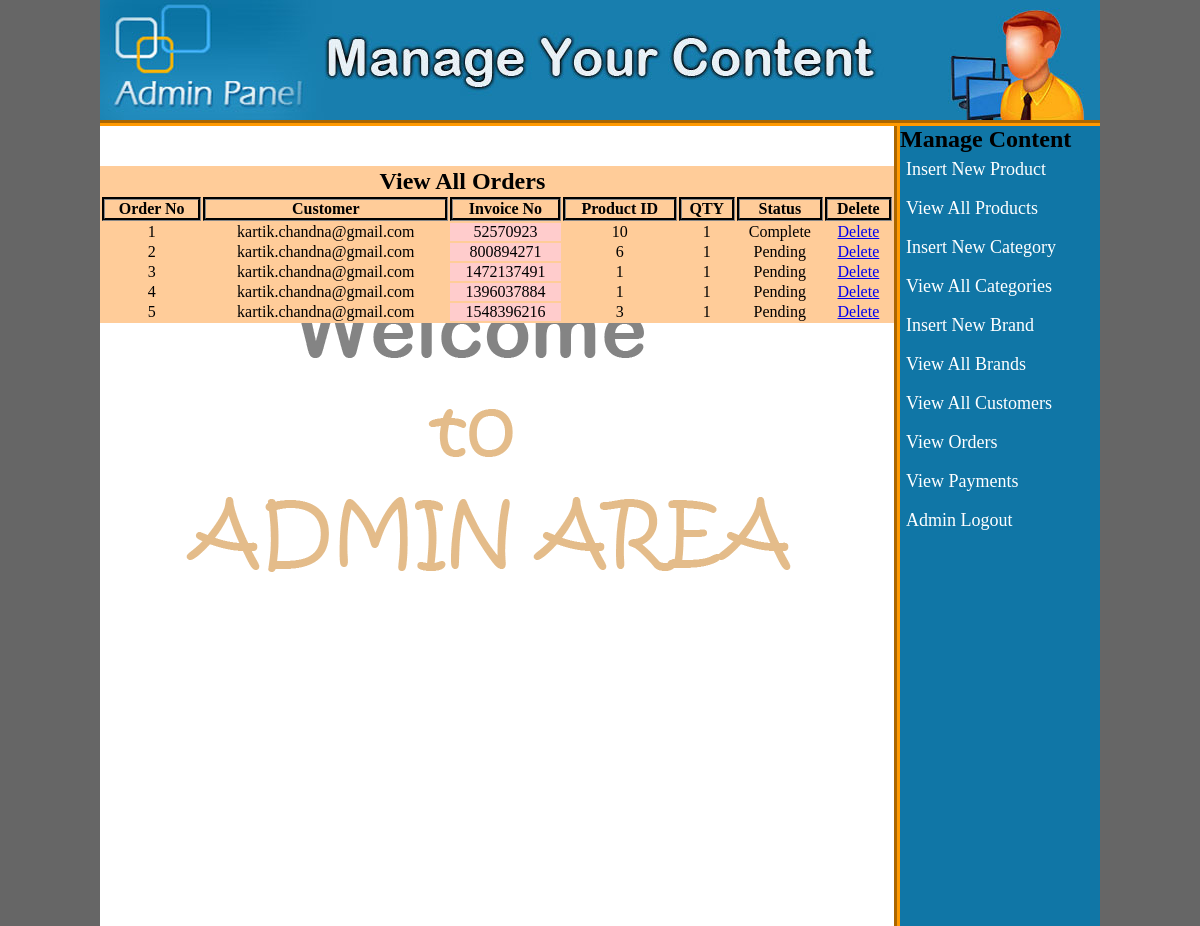
/admin_area/index.php?view_orders (signed in), run on the app's committed database.
### tables this page shows
CREATE TABLE `pending_orders` (
  `order_id` int(10) NOT NULL,
  `customer_id` int(10) NOT NULL,
  `invoice_no` int(10) NOT NULL,
  `product_id` int(10) NOT NULL,
  `qty` int(10) NOT NULL,
  `order_status` text NOT NULL
);

CREATE TABLE `customers` (
  `customer_id` int(10) NOT NULL,
  `customer_name` varchar(100) NOT NULL,
  `customer_email` varchar(100) NOT NULL,
  `customer_pass` varchar(100) NOT NULL,
  `customer_country` text NOT NULL,
  `customer_city` text NOT NULL,
  `customer_contact` int(100) NOT NULL,
  `customer_address` text NOT NULL,
  `customer_image` text NOT NULL,
  `customer_ip` int(100) NOT NULL
);

### admin_area/view_orders.php (the view, shortened to what this page needs)
<!DOCTYPE HTML>
<html>
<head>
</head>
<body>
	<table width="794" align="center" bgcolor="#FFCC99">
		<tr align="center">
			<td colspan="6"><h2>View All Orders</h2></td>
		</tr>
		<tr align="center">
			<th>Order No</th>
			<th>Customer</th>
			<th>Invoice No</th>
			<th>Product ID</th>
			<th>QTY</th>
			<th>Status</th>
			<th>Delete</th>
		</tr>
		<?php
		include("includes/db.php");
		$get_orders = "select * from pending_orders";
		$run_orders = mysqli_query($con ,$get_orders);
		$i = 0;
		while($row_orders = mysqli_fetch_array($run_orders)){
			$order_id = $row_orders['order_id'];
			$c_id = $row_orders['customer_id'];
			$invoice = $row_orders['invoice_no'];
			$p_id = $row_orders['product_id'];
			$qty = $row_orders['qty'];
			$status = $row_orders['order_status'];
			$i++;
		?>
		<tr align="center">
			<td><?php echo $i; ?></td>
			<td>
				<?php
				$get_customer = "select * from customers where customer_id ='$c_id'";
				$run_customer = mysqli_query($con ,$get_customer);
				$row_customer = mysqli_fetch_array($run_customer);
				$customer_email = $row_customer['customer_email'];
				echo $customer_email;
				?>
			</td>
			<td bgcolor="#FFCCCC"><?php echo $invoice; ?></td>
			<td><?php echo $p_id; ?></td>
			<td><?php echo $qty; ?></td>
			<td>
			<?php
			if($status=='Pending'){
				echo $status = 'Pending';
			}
			else{
				echo $status = 'Complete';
			}
			?>
			</td>
			<td><a href="delete_order.php?delete_order=<?php echo $order_id; ?>">Delete</a></td>
		</tr>
		<?php } ?>
	</table>
</body>
</html>

### admin_area/styles/style.css (style rules this page uses)
html, body, div, span, applet, object, iframe, h1, h2, h3, h4, h5, h6, p, blockquote, pre, a, abbr, acronym, address, big, cite, code, del, dfn, em, img, ins, kbd, q, s, samp, small, strike, strong, sub, sup, tt, var, b, u, i, center, dl, dt, dd, ol, ul, li, fieldset, form, label, legend, table, caption, tbody, tfoot, thead, tr, th, td, article, aside, canvas, details, embed, figure, figcaption, footer, header, hgroup, menu, nav, output, ruby, section, summary, time, mark, audio, video { margin: 0; padding: 0; border: 0; vertical-align: baseline; }
body { background: #666; }

### admin_area/view_orders.php (style rules this page uses)
th,tr { border: 3px groove #333; }

### data on the page
pending_orders: customer.customer_email "kartik.chandna@gmail.com", invoice_no "52570923", product "10", qty "1"
pending_orders: customer.customer_email "kartik.chandna@gmail.com", invoice_no "800894271", product "6", qty "1"
pending_orders: customer.customer_email "kartik.chandna@gmail.com", invoice_no "1472137491", product "1", qty "1"
pending_orders: customer.customer_email "kartik.chandna@gmail.com", invoice_no "1396037884", product "1", qty "1"
pending_orders: customer.customer_email "kartik.chandna@gmail.com", invoice_no "1548396216", product "3", qty "1"
